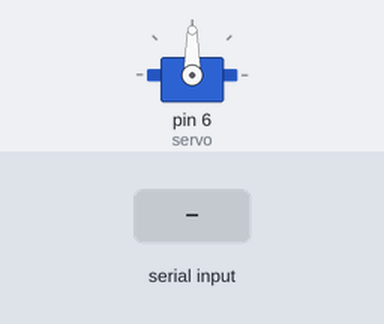
This sketch was run on a simulated Arduino Uno, built with avr-gcc and run on an emulated ATmega328P. Shown: servo. The test bench sets the inputs (shaded band).

Above: at 1.2 s.
1.3 s: "1" received over Serial
At 1.75 s:
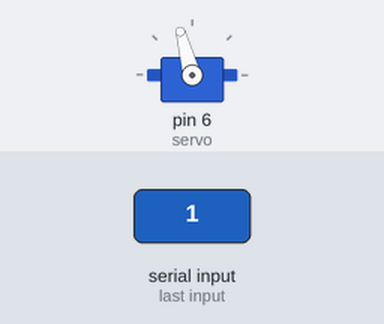
At 2.35 s:
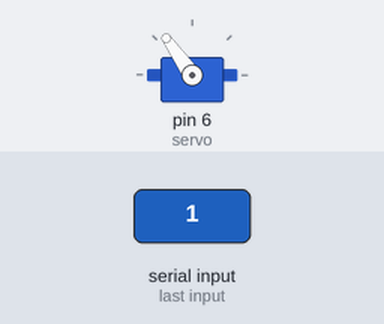
4.3 s: "2" received over Serial
At 4.7 s:
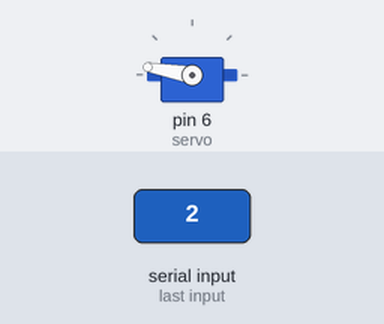
5.8 s: "1" received over Serial
Timing chart, 0 to 17.8 s (numbered marks = the images above; inputs shaded):
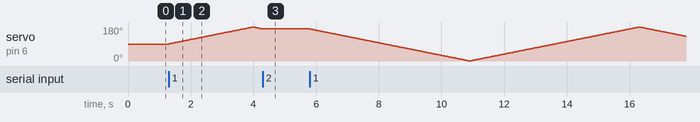

The sketch:

5.ino
```cpp
#include <Servo.h>

Servo servo;
int angle = 90;
bool sweep = false;
bool direction = true;

void setup() {
  servo.attach(6);
  Serial.begin(9600);
  servo.write(angle);
}

void loop() {
  if (Serial.available() > 0) {
    char val = Serial.read();

    if (val == '1') {
      sweep = true;
    }
    if (val == '2') {
      sweep = false;
    }
  }

  if (sweep == true) {
    if (direction && angle < 180) {
      angle++;
    } else if (!direction && angle > 0) {
      angle--;
    }

    if (angle >= 180) direction = false;
    if (angle <= 0) direction = true;

    servo.write(angle);
    delay(30);
  }
}
```

Measured:
- after the input at 1.3 s, servo on pin 6 (servo): rises from 90° to 180° in 2.7 s, then falls to 170° in 0.30 s
- after the input at 4.3 s, servo on pin 6 (servo): stays 170° (without the input it goes to 169° after 0.01 s)
